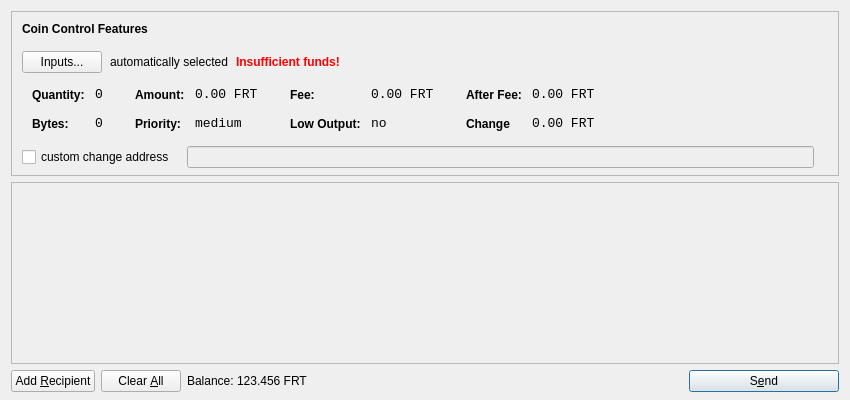
<?xml version="1.0" encoding="UTF-8"?>
<ui version="4.0">
 <class>SendCoinsDialog</class>
 <widget class="QDialog" name="SendCoinsDialog">
  <property name="geometry">
   <rect>
    <x>0</x>
    <y>0</y>
    <width>850</width>
    <height>400</height>
   </rect>
  </property>
  <property name="windowTitle">
   <string>Send Coins</string>
  </property>
  <layout class="QVBoxLayout" name="verticalLayout" stretch="0,1,0">
   <property name="bottomMargin">
    <number>8</number>
   </property>
   <item>
    <widget class="QFrame" name="frameCoinControl">
     <property name="sizePolicy">
      <sizepolicy hsizetype="Expanding" vsizetype="Expanding">
       <horstretch>0</horstretch>
       <verstretch>0</verstretch>
      </sizepolicy>
     </property>
     <property name="maximumSize">
      <size>
       <width>16777215</width>
       <height>16777215</height>
      </size>
     </property>
     <property name="frameShape">
      <enum>QFrame::StyledPanel</enum>
     </property>
     <property name="frameShadow">
      <enum>QFrame::Sunken</enum>
     </property>
     <layout class="QVBoxLayout" name="verticalLayoutCoinControl2">
      <property name="spacing">
       <number>-1</number>
      </property>
      <property name="leftMargin">
       <number>0</number>
      </property>
      <property name="topMargin">
       <number>0</number>
      </property>
      <property name="rightMargin">
       <number>0</number>
      </property>
      <property name="bottomMargin">
       <number>6</number>
      </property>
      <item>
       <layout class="QVBoxLayout" name="verticalLayoutCoinControl" stretch="0,0,0,0,1">
        <property name="spacing">
         <number>0</number>
        </property>
        <property name="leftMargin">
         <number>10</number>
        </property>
        <property name="topMargin">
         <number>10</number>
        </property>
        <item>
         <layout class="QHBoxLayout" name="horizontalLayoutCoinControl1">
          <property name="bottomMargin">
           <number>15</number>
          </property>
          <item>
           <widget class="QLabel" name="labelCoinControlFeatures">
            <property name="sizePolicy">
             <sizepolicy hsizetype="Preferred" vsizetype="Maximum">
              <horstretch>0</horstretch>
              <verstretch>0</verstretch>
             </sizepolicy>
            </property>
            <property name="font">
             <font>
              <weight>75</weight>
              <bold>true</bold>
             </font>
            </property>
            <property name="styleSheet">
             <string notr="true">font-weight:bold;</string>
            </property>
            <property name="text">
             <string>Coin Control Features</string>
            </property>
           </widget>
          </item>
         </layout>
        </item>
        <item>
         <layout class="QHBoxLayout" name="horizontalLayoutCoinControl2" stretch="0,0,0,0">
          <property name="spacing">
           <number>8</number>
          </property>
          <property name="bottomMargin">
           <number>10</number>
          </property>
          <item>
           <widget class="QPushButton" name="pushButtonCoinControl">
            <property name="styleSheet">
             <string notr="true"/>
            </property>
            <property name="text">
             <string>Inputs...</string>
            </property>
           </widget>
          </item>
          <item>
           <widget class="QLabel" name="labelCoinControlAutomaticallySelected">
            <property name="text">
             <string>automatically selected</string>
            </property>
            <property name="margin">
             <number>5</number>
            </property>
           </widget>
          </item>
          <item>
           <widget class="QLabel" name="labelCoinControlInsuffFunds">
            <property name="font">
             <font>
              <weight>75</weight>
              <bold>true</bold>
             </font>
            </property>
            <property name="styleSheet">
             <string notr="true">color:red;font-weight:bold;</string>
            </property>
            <property name="text">
             <string>Insufficient funds!</string>
            </property>
            <property name="margin">
             <number>5</number>
            </property>
           </widget>
          </item>
          <item>
           <spacer name="horizontalSpacerCoinControl">
            <property name="orientation">
             <enum>Qt::Horizontal</enum>
            </property>
            <property name="sizeHint" stdset="0">
             <size>
              <width>40</width>
              <height>1</height>
             </size>
            </property>
           </spacer>
          </item>
         </layout>
        </item>
        <item>
         <widget class="QWidget" name="widgetCoinControl" native="true">
          <property name="sizePolicy">
           <sizepolicy hsizetype="Preferred" vsizetype="Preferred">
            <horstretch>0</horstretch>
            <verstretch>0</verstretch>
           </sizepolicy>
          </property>
          <property name="minimumSize">
           <size>
            <width>0</width>
            <height>0</height>
           </size>
          </property>
          <property name="styleSheet">
           <string notr="true"/>
          </property>
          <layout class="QHBoxLayout" name="horizontalLayoutCoinControl5">
           <property name="margin">
            <number>0</number>
           </property>
           <item>
            <layout class="QHBoxLayout" name="horizontalLayoutCoinControl3" stretch="0,0,0,1">
             <property name="spacing">
              <number>20</number>
             </property>
             <property name="topMargin">
              <number>0</number>
             </property>
             <property name="bottomMargin">
              <number>10</number>
             </property>
             <item>
              <layout class="QFormLayout" name="formLayoutCoinControl1">
               <property name="horizontalSpacing">
                <number>10</number>
               </property>
               <property name="verticalSpacing">
                <number>14</number>
               </property>
               <property name="leftMargin">
                <number>10</number>
               </property>
               <property name="topMargin">
                <number>4</number>
               </property>
               <property name="rightMargin">
                <number>6</number>
               </property>
               <item row="0" column="0">
                <widget class="QLabel" name="labelCoinControlQuantityText">
                 <property name="styleSheet">
                  <string notr="true">font-weight:bold;</string>
                 </property>
                 <property name="text">
                  <string>Quantity:</string>
                 </property>
                 <property name="margin">
                  <number>0</number>
                 </property>
                </widget>
               </item>
               <item row="0" column="1">
                <widget class="QLabel" name="labelCoinControlQuantity">
                 <property name="font">
                  <font>
                   <family>Monospace</family>
                   <pointsize>10</pointsize>
                  </font>
                 </property>
                 <property name="cursor">
                  <cursorShape>IBeamCursor</cursorShape>
                 </property>
                 <property name="contextMenuPolicy">
                  <enum>Qt::ActionsContextMenu</enum>
                 </property>
                 <property name="text">
                  <string>0</string>
                 </property>
                 <property name="margin">
                  <number>0</number>
                 </property>
                 <property name="textInteractionFlags">
                  <set>Qt::LinksAccessibleByMouse|Qt::TextSelectableByKeyboard|Qt::TextSelectableByMouse</set>
                 </property>
                </widget>
               </item>
               <item row="1" column="0">
                <widget class="QLabel" name="labelCoinControlBytesText">
                 <property name="styleSheet">
                  <string notr="true">font-weight:bold;</string>
                 </property>
                 <property name="text">
                  <string>Bytes:</string>
                 </property>
                </widget>
               </item>
               <item row="1" column="1">
                <widget class="QLabel" name="labelCoinControlBytes">
                 <property name="font">
                  <font>
                   <family>Monospace</family>
                   <pointsize>10</pointsize>
                  </font>
                 </property>
                 <property name="cursor">
                  <cursorShape>IBeamCursor</cursorShape>
                 </property>
                 <property name="contextMenuPolicy">
                  <enum>Qt::ActionsContextMenu</enum>
                 </property>
                 <property name="text">
                  <string>0</string>
                 </property>
                 <property name="textInteractionFlags">
                  <set>Qt::LinksAccessibleByMouse|Qt::TextSelectableByKeyboard|Qt::TextSelectableByMouse</set>
                 </property>
                </widget>
               </item>
              </layout>
             </item>
             <item>
              <layout class="QFormLayout" name="formLayoutCoinControl2">
               <property name="horizontalSpacing">
                <number>10</number>
               </property>
               <property name="verticalSpacing">
                <number>14</number>
               </property>
               <property name="leftMargin">
                <number>6</number>
               </property>
               <property name="topMargin">
                <number>4</number>
               </property>
               <property name="rightMargin">
                <number>6</number>
               </property>
               <item row="0" column="0">
                <widget class="QLabel" name="labelCoinControlAmountText">
                 <property name="styleSheet">
                  <string notr="true">font-weight:bold;</string>
                 </property>
                 <property name="text">
                  <string>Amount:</string>
                 </property>
                 <property name="margin">
                  <number>0</number>
                 </property>
                </widget>
               </item>
               <item row="0" column="1">
                <widget class="QLabel" name="labelCoinControlAmount">
                 <property name="font">
                  <font>
                   <family>Monospace</family>
                   <pointsize>10</pointsize>
                  </font>
                 </property>
                 <property name="cursor">
                  <cursorShape>IBeamCursor</cursorShape>
                 </property>
                 <property name="contextMenuPolicy">
                  <enum>Qt::ActionsContextMenu</enum>
                 </property>
                 <property name="text">
                  <string>0.00 FRT</string>
                 </property>
                 <property name="textInteractionFlags">
                  <set>Qt::LinksAccessibleByMouse|Qt::TextSelectableByKeyboard|Qt::TextSelectableByMouse</set>
                 </property>
                </widget>
               </item>
               <item row="1" column="0">
                <widget class="QLabel" name="labelCoinControlPriorityText">
                 <property name="styleSheet">
                  <string notr="true">font-weight:bold;</string>
                 </property>
                 <property name="text">
                  <string>Priority:</string>
                 </property>
                </widget>
               </item>
               <item row="1" column="1">
                <widget class="QLabel" name="labelCoinControlPriority">
                 <property name="font">
                  <font>
                   <family>Monospace</family>
                   <pointsize>10</pointsize>
                  </font>
                 </property>
                 <property name="cursor">
                  <cursorShape>IBeamCursor</cursorShape>
                 </property>
                 <property name="contextMenuPolicy">
                  <enum>Qt::ActionsContextMenu</enum>
                 </property>
                 <property name="text">
                  <string>medium</string>
                 </property>
                 <property name="textInteractionFlags">
                  <set>Qt::LinksAccessibleByMouse|Qt::TextSelectableByKeyboard|Qt::TextSelectableByMouse</set>
                 </property>
                </widget>
               </item>
              </layout>
             </item>
             <item>
              <layout class="QFormLayout" name="formLayoutCoinControl3">
               <property name="horizontalSpacing">
                <number>10</number>
               </property>
               <property name="verticalSpacing">
                <number>14</number>
               </property>
               <property name="leftMargin">
                <number>6</number>
               </property>
               <property name="topMargin">
                <number>4</number>
               </property>
               <property name="rightMargin">
                <number>6</number>
               </property>
               <item row="0" column="0">
                <widget class="QLabel" name="labelCoinControlFeeText">
                 <property name="styleSheet">
                  <string notr="true">font-weight:bold;</string>
                 </property>
                 <property name="text">
                  <string>Fee:</string>
                 </property>
                 <property name="margin">
                  <number>0</number>
                 </property>
                </widget>
               </item>
               <item row="0" column="1">
                <widget class="QLabel" name="labelCoinControlFee">
                 <property name="font">
                  <font>
                   <family>Monospace</family>
                   <pointsize>10</pointsize>
                  </font>
                 </property>
                 <property name="cursor">
                  <cursorShape>IBeamCursor</cursorShape>
                 </property>
                 <property name="contextMenuPolicy">
                  <enum>Qt::ActionsContextMenu</enum>
                 </property>
                 <property name="text">
                  <string>0.00 FRT</string>
                 </property>
                 <property name="textInteractionFlags">
                  <set>Qt::LinksAccessibleByMouse|Qt::TextSelectableByKeyboard|Qt::TextSelectableByMouse</set>
                 </property>
                </widget>
               </item>
               <item row="1" column="0">
                <widget class="QLabel" name="labelCoinControlLowOutputText">
                 <property name="styleSheet">
                  <string notr="true">font-weight:bold;</string>
                 </property>
                 <property name="text">
                  <string>Low Output:</string>
                 </property>
                </widget>
               </item>
               <item row="1" column="1">
                <widget class="QLabel" name="labelCoinControlLowOutput">
                 <property name="font">
                  <font>
                   <family>Monospace</family>
                   <pointsize>10</pointsize>
                  </font>
                 </property>
                 <property name="cursor">
                  <cursorShape>IBeamCursor</cursorShape>
                 </property>
                 <property name="contextMenuPolicy">
                  <enum>Qt::ActionsContextMenu</enum>
                 </property>
                 <property name="text">
                  <string>no</string>
                 </property>
                 <property name="textInteractionFlags">
                  <set>Qt::LinksAccessibleByMouse|Qt::TextSelectableByKeyboard|Qt::TextSelectableByMouse</set>
                 </property>
                </widget>
               </item>
              </layout>
             </item>
             <item>
              <layout class="QFormLayout" name="formLayoutCoinControl4">
               <property name="horizontalSpacing">
                <number>10</number>
               </property>
               <property name="verticalSpacing">
                <number>14</number>
               </property>
               <property name="leftMargin">
                <number>6</number>
               </property>
               <property name="topMargin">
                <number>4</number>
               </property>
               <property name="rightMargin">
                <number>6</number>
               </property>
               <item row="0" column="0">
                <widget class="QLabel" name="labelCoinControlAfterFeeText">
                 <property name="styleSheet">
                  <string notr="true">font-weight:bold;</string>
                 </property>
                 <property name="text">
                  <string>After Fee:</string>
                 </property>
                 <property name="margin">
                  <number>0</number>
                 </property>
                </widget>
               </item>
               <item row="0" column="1">
                <widget class="QLabel" name="labelCoinControlAfterFee">
                 <property name="font">
                  <font>
                   <family>Monospace</family>
                   <pointsize>10</pointsize>
                  </font>
                 </property>
                 <property name="cursor">
                  <cursorShape>IBeamCursor</cursorShape>
                 </property>
                 <property name="contextMenuPolicy">
                  <enum>Qt::ActionsContextMenu</enum>
                 </property>
                 <property name="text">
                  <string>0.00 FRT</string>
                 </property>
                 <property name="textInteractionFlags">
                  <set>Qt::LinksAccessibleByMouse|Qt::TextSelectableByKeyboard|Qt::TextSelectableByMouse</set>
                 </property>
                </widget>
               </item>
               <item row="1" column="0">
                <widget class="QLabel" name="labelCoinControlChangeText">
                 <property name="styleSheet">
                  <string notr="true">font-weight:bold;</string>
                 </property>
                 <property name="text">
                  <string>Change</string>
                 </property>
                </widget>
               </item>
               <item row="1" column="1">
                <widget class="QLabel" name="labelCoinControlChange">
                 <property name="font">
                  <font>
                   <family>Monospace</family>
                   <pointsize>10</pointsize>
                  </font>
                 </property>
                 <property name="cursor">
                  <cursorShape>IBeamCursor</cursorShape>
                 </property>
                 <property name="contextMenuPolicy">
                  <enum>Qt::ActionsContextMenu</enum>
                 </property>
                 <property name="text">
                  <string>0.00 FRT</string>
                 </property>
                 <property name="textInteractionFlags">
                  <set>Qt::LinksAccessibleByMouse|Qt::TextSelectableByKeyboard|Qt::TextSelectableByMouse</set>
                 </property>
                </widget>
               </item>
              </layout>
             </item>
            </layout>
           </item>
          </layout>
         </widget>
        </item>
        <item>
         <layout class="QHBoxLayout" name="horizontalLayoutCoinControl4" stretch="0,0,0">
          <property name="spacing">
           <number>12</number>
          </property>
          <property name="sizeConstraint">
           <enum>QLayout::SetDefaultConstraint</enum>
          </property>
          <property name="topMargin">
           <number>5</number>
          </property>
          <property name="rightMargin">
           <number>5</number>
          </property>
          <item>
           <widget class="QCheckBox" name="checkBoxCoinControlChange">
            <property name="text">
             <string>custom change address</string>
            </property>
           </widget>
          </item>
          <item>
           <widget class="QLineEdit" name="lineEditCoinControlChange">
            <property name="enabled">
             <bool>false</bool>
            </property>
            <property name="sizePolicy">
             <sizepolicy hsizetype="Expanding" vsizetype="Fixed">
              <horstretch>0</horstretch>
              <verstretch>0</verstretch>
             </sizepolicy>
            </property>
           </widget>
          </item>
          <item>
           <widget class="QLabel" name="labelCoinControlChangeLabel">
            <property name="sizePolicy">
             <sizepolicy hsizetype="Preferred" vsizetype="Expanding">
              <horstretch>0</horstretch>
              <verstretch>0</verstretch>
             </sizepolicy>
            </property>
            <property name="minimumSize">
             <size>
              <width>0</width>
              <height>0</height>
             </size>
            </property>
            <property name="text">
             <string/>
            </property>
            <property name="margin">
             <number>3</number>
            </property>
           </widget>
          </item>
         </layout>
        </item>
        <item>
         <spacer name="verticalSpacerCoinControl">
          <property name="orientation">
           <enum>Qt::Vertical</enum>
          </property>
          <property name="sizeHint" stdset="0">
           <size>
            <width>800</width>
            <height>1</height>
           </size>
          </property>
         </spacer>
        </item>
       </layout>
      </item>
     </layout>
    </widget>
   </item>
   <item>
    <widget class="QScrollArea" name="scrollArea">
     <property name="widgetResizable">
      <bool>true</bool>
     </property>
     <widget class="QWidget" name="scrollAreaWidgetContents">
      <property name="geometry">
       <rect>
        <x>0</x>
        <y>0</y>
        <width>830</width>
        <height>165</height>
       </rect>
      </property>
      <layout class="QVBoxLayout" name="verticalLayout_2">
       <property name="margin">
        <number>0</number>
       </property>
       <item>
        <layout class="QVBoxLayout" name="entries">
         <property name="spacing">
          <number>6</number>
         </property>
        </layout>
       </item>
       <item>
        <spacer name="verticalSpacer">
         <property name="orientation">
          <enum>Qt::Vertical</enum>
         </property>
         <property name="sizeHint" stdset="0">
          <size>
           <width>20</width>
           <height>40</height>
          </size>
         </property>
        </spacer>
       </item>
      </layout>
     </widget>
    </widget>
   </item>
   <item>
    <layout class="QHBoxLayout" name="horizontalLayout">
     <item>
      <widget class="QPushButton" name="addButton">
       <property name="toolTip">
        <string>Send to multiple recipients at once</string>
       </property>
       <property name="text">
        <string>Add &amp;Recipient</string>
       </property>
       <property name="icon">
        <iconset resource="../bitcoin.qrc">
         <normaloff>:/icons/add</normaloff>:/icons/add</iconset>
       </property>
       <property name="autoDefault">
        <bool>false</bool>
       </property>
      </widget>
     </item>
     <item>
      <widget class="QPushButton" name="clearButton">
       <property name="sizePolicy">
        <sizepolicy hsizetype="Minimum" vsizetype="Fixed">
         <horstretch>0</horstretch>
         <verstretch>0</verstretch>
        </sizepolicy>
       </property>
       <property name="toolTip">
        <string>Remove all transaction fields</string>
       </property>
       <property name="text">
        <string>Clear &amp;All</string>
       </property>
       <property name="icon">
        <iconset resource="../bitcoin.qrc">
         <normaloff>:/icons/remove</normaloff>:/icons/remove</iconset>
       </property>
       <property name="autoRepeatDelay">
        <number>300</number>
       </property>
       <property name="autoDefault">
        <bool>false</bool>
       </property>
      </widget>
     </item>
     <item>
      <layout class="QHBoxLayout" name="horizontalLayout_2">
       <property name="spacing">
        <number>3</number>
       </property>
       <item>
        <widget class="QLabel" name="label">
         <property name="sizePolicy">
          <sizepolicy hsizetype="Preferred" vsizetype="Fixed">
           <horstretch>0</horstretch>
           <verstretch>0</verstretch>
          </sizepolicy>
         </property>
         <property name="text">
          <string>Balance:</string>
         </property>
        </widget>
       </item>
       <item>
        <widget class="QLabel" name="labelBalance">
         <property name="sizePolicy">
          <sizepolicy hsizetype="Preferred" vsizetype="Fixed">
           <horstretch>0</horstretch>
           <verstretch>0</verstretch>
          </sizepolicy>
         </property>
         <property name="cursor">
          <cursorShape>IBeamCursor</cursorShape>
         </property>
         <property name="text">
          <string>123.456 FRT</string>
         </property>
         <property name="textInteractionFlags">
          <set>Qt::LinksAccessibleByMouse|Qt::TextSelectableByKeyboard|Qt::TextSelectableByMouse</set>
         </property>
        </widget>
       </item>
      </layout>
     </item>
     <item>
      <spacer name="horizontalSpacer">
       <property name="orientation">
        <enum>Qt::Horizontal</enum>
       </property>
       <property name="sizeHint" stdset="0">
        <size>
         <width>40</width>
         <height>20</height>
        </size>
       </property>
      </spacer>
     </item>
     <item>
      <widget class="QPushButton" name="sendButton">
       <property name="minimumSize">
        <size>
         <width>150</width>
         <height>0</height>
        </size>
       </property>
       <property name="toolTip">
        <string>Confirm the send action</string>
       </property>
       <property name="text">
        <string>S&amp;end</string>
       </property>
       <property name="icon">
        <iconset resource="../bitcoin.qrc">
         <normaloff>:/icons/send</normaloff>:/icons/send</iconset>
       </property>
       <property name="default">
        <bool>true</bool>
       </property>
      </widget>
     </item>
    </layout>
   </item>
  </layout>
 </widget>
 <resources>
  <include location="../bitcoin.qrc"/>
 </resources>
 <connections/>
</ui>
